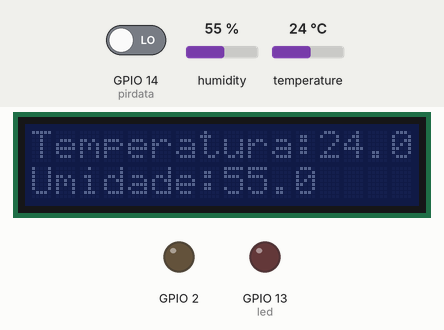
Simulated run of this sketch. Board: ESP32. On the bench: 16×2 character LCD, output pins drawn as LEDs (lit = HIGH). The inputs (shaded band) are chosen by the test bench; at power-on: GPIO 14 (pirdata) LOW, humidity 55 %, temperature 24 °C. WiFi joins after 1.5 s; servers stay silent unless stated; random numbers use the default seed unless the sketch sets one; no MQTT or app messages arrive unless stated; what the sketch prints to the serial monitor is not drawn.

Above: at 2.7 s.
2.8 s: GPIO 14 (pirdata) driven HIGH
At 3.9 s:
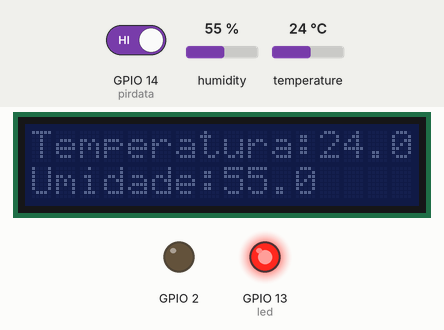
4.3 s: humidity set to 22 %
At 6.9 s:
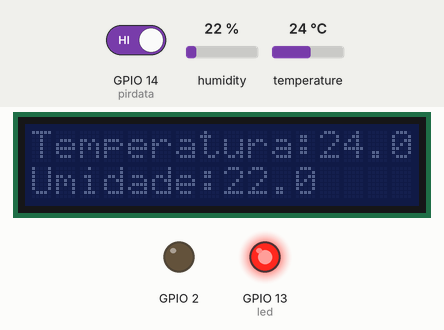
7.5 s: temperature set to 12 °C
At 8.5 s:
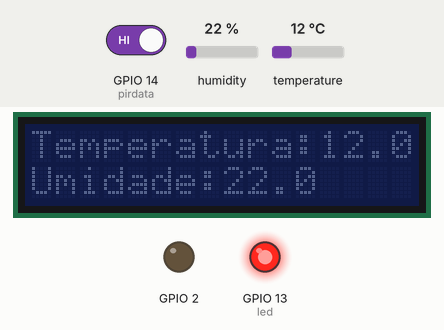
11.0 s: humidity set to 40 %
At 12.8 s:
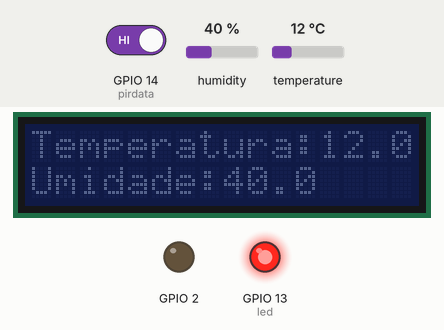
13.5 s: GPIO 14 (pirdata) driven LOW
At 14.5 s:
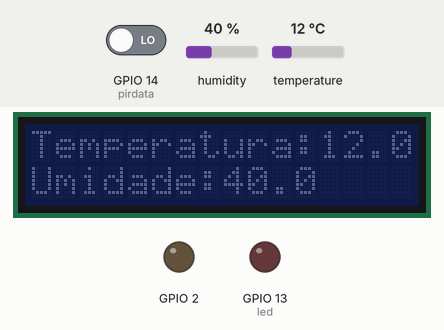
Timing chart, 0 to 16.0 s (numbered marks = the images above; inputs shaded):
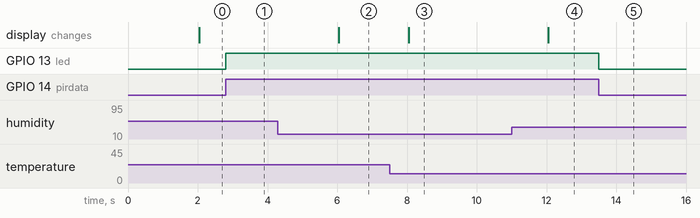

The sketch:

sketch.ino
```cpp
#include <WiFi.h>
#include <PubSubClient.h>
#include <DHTesp.h>
#include <LiquidCrystal_I2C.h>

LiquidCrystal_I2C lcd(0x27,16,2);

int led =13;            // LED está conectado ao pino D13 do ESP32
int pirdata =14 ;       // O sensor PIR está conectado ao pino D15
int pirstate =LOW ;     // Assumindo que não há movimento
int value =0;           // Variável para ler o status do pino

const int DHT_PIN = 15;
DHTesp dht;
const char* ssid = "Wokwi-GUEST"; // Nome da rede WiFi (SSID)
const char* password = "";        // Senha da rede WiFi
const char* mqtt_server = "test.mosquitto.org"; // URL do servidor MQTT Mosquitto

WiFiClient espClient;
PubSubClient client(espClient);
unsigned long lastMsg = 0;
float temp = 0;
float hum = 0;

void setup_wifi() {
  delay(10);
  Serial.println();
  Serial.print("Conectando à ");
  Serial.println(ssid);

  WiFi.mode(WIFI_STA);
  WiFi.begin(ssid, password);

  while (WiFi.status() != WL_CONNECTED) {
    delay(500);
    Serial.print(".");
  }

  randomSeed(micros());

  Serial.println("");
  Serial.println("WiFi conectado");
  Serial.println("Endereço IP: ");
  Serial.println(WiFi.localIP());
}
void callback(char* topic, byte* payload, unsigned int length) {
  Serial.print("Mensagem recebida [");
  Serial.print(topic);
  Serial.print("] ");
  for (int i = 0; i < length; i++) {
    Serial.print((char)payload[i]);
  }
}
void reconnect() {
  while (!client.connected()) {
    Serial.print("Tentando conexão MQTT...");
    String clientId = "ESP32Client-";
    clientId += String(random(0xffff), HEX);
    if (client.connect(clientId.c_str())) {
      Serial.println("Conectado");
      client.publish("/ThinkIOT/Publish", "Bem-vindo");
      client.subscribe("/ThinkIOT/Subscribe");
    } else {
      Serial.print("Falha, código de erro=");
      Serial.print(client.state());
      Serial.println(" Tentando novamente em 5 segundos");
      delay(5000);
    }
  }
}

void setup() {
  pinMode(led, OUTPUT);      // Configurar o LED como saída
  pinMode(pirdata, INPUT);   // Configurar o sensor PIR como entrada
  lcd.init();
  pinMode(2, OUTPUT);
  Serial.begin(115200);
  setup_wifi();
  client.setServer(mqtt_server, 1883);
  client.setCallback(callback);
  dht.setup(DHT_PIN, DHTesp::DHT22);
}

void loop() {
  if (!client.connected()) {
    reconnect();
  }
  client.loop();

  value = digitalRead(pirdata);
  if (value == HIGH) {
    digitalWrite(led, HIGH);
    if (pirstate == LOW) {

      Serial.println("Movimento detectado!");

      pirstate = HIGH;
    }
  } else {
    digitalWrite(led, LOW);
    if (pirstate == HIGH) {

      Serial.println("Movimento encerrado!");

      pirstate = LOW;
    }
  }

  unsigned long now = millis();
  if (now - lastMsg > 2000) { // Publicar dados a cada 2 segundos
    lastMsg = now;
    TempAndHumidity  data = dht.getTempAndHumidity();
    lcd.clear();
    String temp = String(data.temperature, 2);
    client.publish("/Thinkitive/temp", temp.c_str()); // Publicar o tópico de temperatura /ThinkIOT/temp
    String hum = String(data.humidity, 1);
    client.publish("/Thinkitive/hum", hum.c_str());   // Publicar o tópico de umidade /ThinkIOT/hum

    Serial.print("Temperatura: ");
    Serial.println(temp);
    lcd.print("Temperatura:");
    lcd.println(temp);
    Serial.print("Umidade: ");
    Serial.println(hum);
    lcd.setCursor(0,1);
    lcd.print("Umidade:");
    lcd.println(hum);
  }
}
```

Measured:
- after the input at 2.8 s, GPIO 13 (led): LOW → HIGH at once
- after the input at 4.3 s, the display: changes after 1.7 s (image 2)
- after the input at 7.5 s, the display: changes after 0.55 s (image 3)
- after the input at 11.0 s, the display: changes after 1.1 s (image 4)
- after the input at 13.5 s, GPIO 13 (led): HIGH → LOW at once
